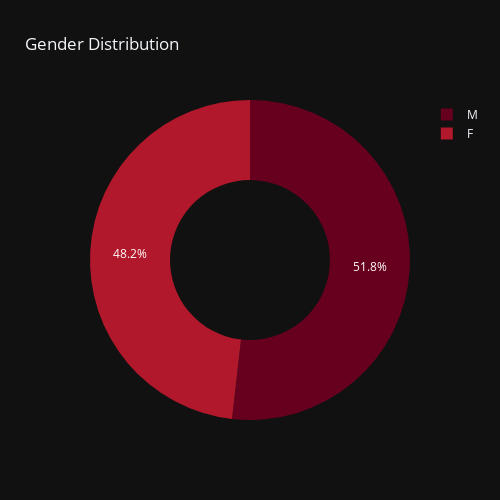

Notebook code for this chart:
### Code cell
dt=df['gender'].value_counts().reset_index()
dt.columns=['gender','count']
fig=px.pie(dt,values='count',names='gender',title='Gender Distribution',color_discrete_sequence=px.colors.sequential.RdBu,hole=0.5,template='plotly_dark',width=500,height=500)
fig.show()

### Figure 1 — Plotly figure (JSON) as saved in the notebook; plotly's stock layout.template omitted (floating-point values rounded to 4 significant figures)
{"data": [{"domain": {"x": [0, 1], "y": [0, 1]}, "hole": 0.5, "hovertemplate": "gender=%{label}<br>count=%{value}<extra></extra>", "labels": ["M", "F"], "legendgroup": "", "name": "", "showlegend": true, "type": "pie", "values": [592, 551]}], "layout": {"height": 500, "legend": {"tracegroupgap": 0}, "piecolorway": ["rgb(103,0,31)", "rgb(178,24,43)", "rgb(214,96,77)", "rgb(244,165,130)", "rgb(253,219,199)", "rgb(247,247,247)", "rgb(209,229,240)", "rgb(146,197,222)", "rgb(67,147,195)", "rgb(33,102,172)", "rgb(5,48,97)"], "title": {"text": "Gender Distribution"}, "width": 500}}
